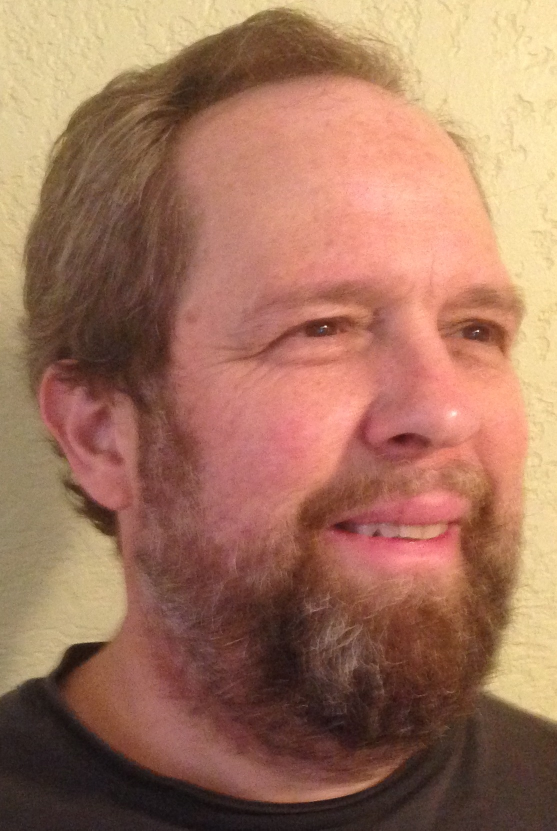
#> input picture AppliedMachineLearning/Labs/Faces/Steve.jpg, 1113 x 1661 px, found by its file name (shown at 1/2 size)
$ jupyter execute --allow-errors ImageAnalysis.ipynb   (shell and % lines are left out)   (older library calls are emulated)
#> lines starting #> are read from the running program, lines starting #| are printed output that depends on the picture
# Applications of Data Science
# Lab 4
# Analysis of Images

## Overview

Images are a widely used unstructured data type, and analysis and preparation of images is a common data science task. In this notebook, you will explore the basics of image processing with Python tools.

## What you will need
To complete this lab, you will need the following:
- A web browser and Internet connection
- An Azure ML workspace
- The lab files for this lab

****
**Note** To set up the required environment for the lab, follow the instructions in the Setup document.
****

## Explore an image

In this exercise, you will explore the properties of a gray scale image. As a first step read the image by executing the code in the cell below. This code will cache the images as files in your working directory. **You must have read and write permisison to your working directory.**

[cell 1]
from PIL import Image
import requests
import numpy as np
from io import BytesIO

url = "https://github.com/MicrosoftLearning/Applied-Machine-Learning/raw/master/Labs/Faces/Steve.jpg"

response = requests.get(url)
steve = np.array(Image.open(BytesIO(response.content)))
#> steve is the input picture: shape (1661, 1113, 3); mean R, G, B 162.5, 116.6, 94.1

You can determine the type of the image object by executing the code in the cell below.

[cell 2]
type(steve)

Note that the image is an ordinary Numpy array.

You can determine the type of the data in this array by executing the code in the cell below.

[cell 3]
steve.dtype

It is now clear that the image is a Numpy array of unsigned 8 bit integers.

You can determine the shape of the image array by executing the code in the cell below.

[cell 4]
steve.shape

The image is a Numpy arrary of unsigned 8 bit integers of dimension 1661x1113.

You can plot an Numpy array image using the **imshow** function from the matplotlib package. Execute the code in the cell below to create a pseudocolor plot of the image in the Numpy array.

****
**Note:** when plotting inline with matplotlib in a Jupyter notebook, you need to run the 'magic' command shown in the first line of the cell below.
****

[cell 5]
def plot_im(im):
    import matplotlib.pyplot as plt
    import numpy as np
    fig = plt.figure(figsize=(8, 6))
    fig.clf()
    ax = fig.gca()
    ax.imshow(im)
    return 'Done'
plot_im(steve)
#> Out = 'Done'

## Histograms and equalization

It is often the case that a raw image does not have the favorable statistical properties required for further analysis. For example, poor contrast in the image can make it difficult to detect features. Histogram equalization is a widely used method for improving the properties of an image.

One tool for examining the statistical properties of an image is a histogram.  Ideally, the histogram of the image should be close to a uniform distribution. The code in the cell below computes and displays the histogram of the image. Note that the Numpy **flatten** method is applied to the array. This method removes the dimension attribute, creating a one dimensional array. Execute the code in this cell to display the histogram.

[cell 6]
def hist_im(im, bins = 256):
    """ Display histogram of flattened image"""
    import matplotlib.pyplot as plt
    import numpy as np
    fig = plt.figure(figsize=(8, 6))
    fig.clf()
    ax = fig.gca()
    ax.hist(np.array(im).flatten(), bins = bins)
    return 'Done'
hist_im(steve)
#> Out = 'Done'

Examine this histogram noticing, that with a number of sharp peaks, it is not terribly uniform.

Another tool for visualizing the statistics of an image is the cumulative distribution function plot. Execute the code in the cell below to compute and display the CDF plot of the gray-scale image.

[cell 7]
def cdf_im(im, bins = 256):
    """Display cumulative distirbution of flattened image"""
#> called with bins = 256
    import matplotlib.pyplot as plt
    import numpy as np

    y, x = np.histogram(np.array(im).flatten(), bins = bins)
#> y = 256 values, max 38517 at index 255, min 0 at index 1, mean 21664.4; x = 257 values from 0 to 255
    y = y.cumsum()
#> y = 256 values from 1 to 5546079

    fig = plt.figure(figsize=(8, 6))
    fig.clf()
    ax = fig.gca()
    ax.plot(x[:256], y)
    return 'Done'
cdf_im(steve)
#> Out = 'Done'
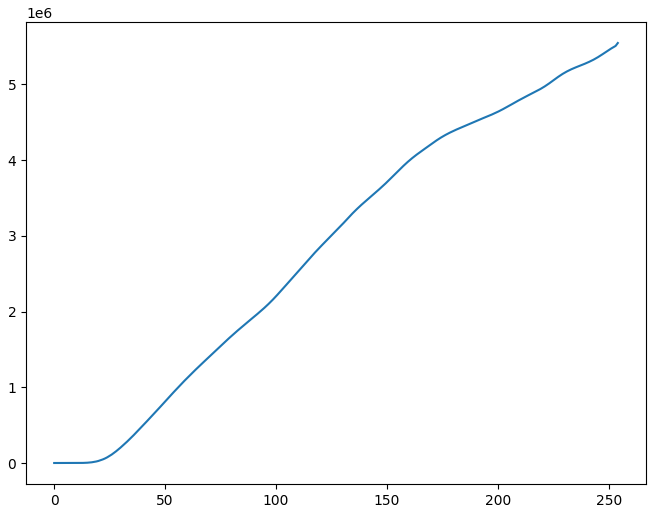
#> figure drawn by matplotlib, 1 panel; curve peaks at x = 254, y = 5546079

The CDF of an image with uniformly distributed pixel value is a straight line. Examine the above chart and notice that this CDF is curved, particularly at the ends.

Histogram equalization is often used to improve the statistics of images. In simple terms, the histogram equalization algorithm attempts to adjust the pixel values in the image to create a more uniform distribution. The code in the cell below uses a simple linear interpolation method on the image histogram to equalize the image. Execute the code in the cell to equalize the image.

[cell 8]
def image_equalize(im, num_bins = 256):
    """Function to equalize the image"""
#> called with num_bins = 256
    import numpy as np
    ## Compute the histogram of flattened image
    imhist, bins = np.histogram(im.flatten(), num_bins, normed=True)
#> imhist = 256 values, max 0.00697 at index 255, min 0 at index 1, mean 0.00392; bins = 257 values from 0 to 255

    cdf = imhist.cumsum() #cumulative distribution function
#> cdf = 256 values from 1.81e-07 to 1
    cdf = 255 * cdf / cdf[-1]  # normalize
#> cdf = 256 values from 4.6e-05 to 255

    ## Interpolate to equalize the image
    out = np.interp(im.flatten(), bins[:-1], cdf)
    return out.reshape(im.shape)
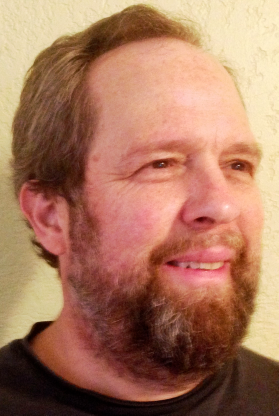
#> returned value: shape (1661, 1113, 3) float64 (shown at 1/4 size); mean of channels 0, 1, 2 169.8, 120.3, 95.7; drawn as R, G, B

steve_eq = image_equalize(steve)

Now, examine the histogram of the equalized image by executing the code in the cell below.

****
**Note:** The histogram will appear to have spikes, where are the result of the binning, and not a problem with the equalization.
****

[cell 9]
hist_im(steve_eq)
#> Out = 'Done'
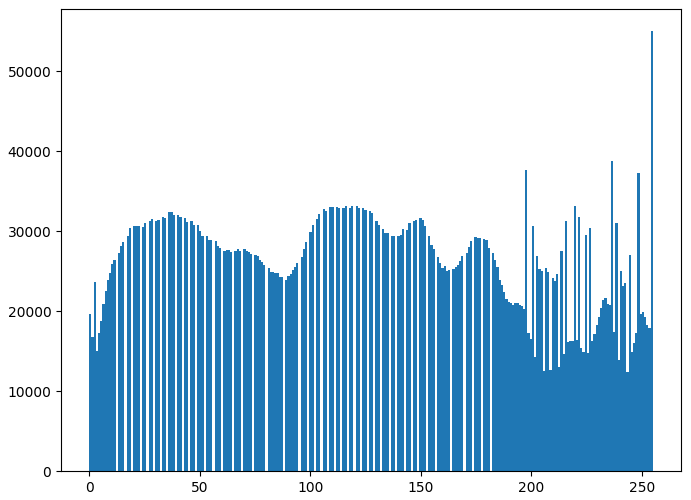
#> figure drawn by matplotlib, 1 panel; tallest bar 55022 high, from x = 254 to 255

Compare the histogram above to the first histogram of this image. Notice that the histogram of the equalized image is more uniform in appearance.

Next, compute and display the CDF of the equalized image by executing the code in the cell below.

[cell 10]
cdf_im(steve_eq)
#> Out = 'Done'

Examine the CDF. Notice that it is a bit straighter than before. Both the histogram and CDF indicate that the statistics of the image have improved.

Finally, compare the unequalized image to the equalized image. The code in the cell below plots two Numpy array images, side by side. Execute this code and examine the differences in the images.

[cell 11]
def plot_im2(im1, im2):
    import matplotlib.pyplot as plt
    import numpy as np
    fig, ax = plt.subplots(1, 2, figsize = (6,12))
    ax[0].imshow(im1)
    ax[1].imshow(im2)
    return 'Done'
plot_im2(steve, steve_eq)
#> Out = 'Done'
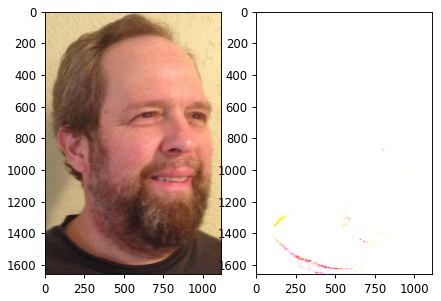
#> figure drawn by matplotlib, 2 panels

The original image is on the left and the equalized image is on the right.

## Image Manipulation

Now that you have examined some properties of images, you will now perform some basic image manipulation.

Resizing is a common form of image manipulation. Images are often resampled to a smaller size to reduce the amount of data which must be processed. The **scipy.misc.imresize** method provides a convenient way to resize an image. Execute the code in the cell below and examine the result.

[cell 12]
def resize(im, size = (64, 64)):
#> called with size = (64, 64)
    import scipy.misc as mc
    return mc.imresize(im, size)
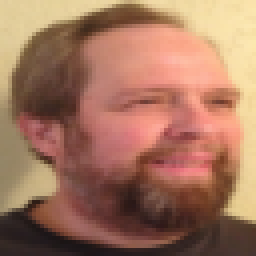
#> returned value: shape (64, 64, 3) (shown 4 times larger); mean of channels 0, 1, 2 162.5, 116.6, 94.1; drawn as R, G, B
plot_im2(steve, resize(steve))
#> Out = 'Done'

The reduced size image on the right is quite a bit more granular and coarser than the one on the left. Still, there is strong resemblance which is good, considering the number of pixels has been reduced by a factor of over 500.

Next you will rotate the image by 45 degrees. Rotation is performed by pixel interpolation. The code in the cell below uses the **scipy.ndimage.interpolation.rotate** method. Execute this code and examine the result.

[cell 13]
def rotate(im, angle = 45):
#> called with angle = 45
    from scipy.ndimage import interpolation
    return interpolation.rotate(im, angle)
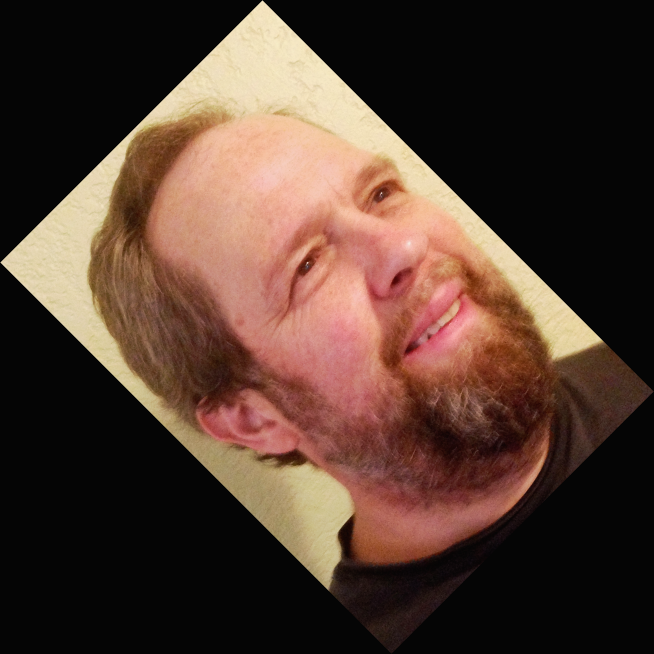
#> returned value: shape (1962, 1962, 3) float64 (shown at 1/3 size); mean of channels 0, 1, 2 81.4, 57.7, 45.9; drawn with min black and max white
plot_im2(steve_eq, rotate(steve_eq))
#> Out = 'Done'
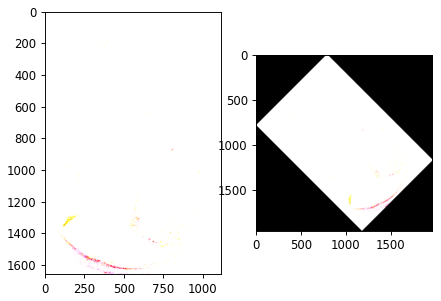
#> figure drawn by matplotlib, 2 panels

The rotated image on the right is a duplicate of the image on the left. Notice that the area around the rotated image has been backfilled with zero values.

## Working with a list of images

Typically multiple images are analyzed as a group. This group of images can be stored as a list object in Python.

Execute the code in the cell below to create a list of images.

[cell 14]
from PIL import Image
import requests
import numpy as np
from io import BytesIO

baseUrl = "https://github.com/MicrosoftLearning/Applied-Machine-Learning/raw/master/Labs/CarrotImages/Carrot"

image_list = []
#> (the rest of this cell did not finish here and is left out)

Now that you have loaded the list, check the number of images in the list by executing the code in the cell below.

[cell 15]
len(image_list)

The list contains 9 images.

Now, check the dimensions of the numpy image array. Execute the code in the cell below to display the dimensions of the first image in the list.

#> (a cell that did not finish here is left out)

The Numpy image array has three dimensions. These are color images, with red, green and blue layers, each stored as 2x2 arrays.

The code in the function below integrates over the images in the list and displays each one into an array of axes. Execute this code to view the images of carrots.

[cell 17]
def plot_carrot(im_list):
    import matplotlib.pyplot as plt
    fig, ax = plt.subplots(3, 3, figsize = (12,12))
    j = -1
    for i, image in enumerate(im_list):
        k = i % 3
        if k == 0: j += 1
        ax[j,k].imshow(image)
    return 'Done'
plot_carrot(image_list)

You can see the 9 images of carrots which have different shapes, several colors and different orientations.

The code in the cell below loops over the list of images and plots each histogram into an array of axes. Execute the code to display the image histograms.

[cell 18]
def hist_carrot(im_list, bins = 256):
    """ Display histogram of flattened image"""
#> called with bins = 256
    import matplotlib.pyplot as plt
    import numpy as np
    fig, ax = plt.subplots(3, 3, figsize = (12,12))
    j = -1
    for i, image in enumerate(im_list):
        k = i % 3
        if k == 0: j += 1
        ax[j,k].hist(np.array(image).flatten(), bins = bins)
    return 'Done'
hist_carrot(image_list)

Examine the histograms of the images. Notice that each image has a long left tail, arrising from the background.

## Image Filtering

You have loaded some images, explored their properties, and performed some basic processing. Next, you will pre-whiten the carrot images by adding Gaussian noise. The process is essentially the same as before.

The code in the cell below iterates over the images in the list and adds Gaussian noise to each image in turn.  Execute this code.

[cell 19]
def pre_white(im_list, mean = 0, sd = 20):
    """Adds Gausian noise to the image"""
#> called with mean = 0, sd = 20
    from numpy.random import normal
    import numpy as np
    out = []
    for image in im_list:
        shape = image.shape
        ng = normal(loc = mean, scale = sd, size = shape[0] * shape[1] * shape[2])
        ng.shape = shape
        ng = np.add(ng, image)
        ng[np.where( ng < 0 )] = 0
        ng *= 255.0 / np.amax(ng)  # normalize
        ng = ng.astype(np.uint8)
        out.append(ng)
    return out
carrot_filter = pre_white(image_list)

Next, you will apply a Gaussian filter to the images. The code in the cell below iterates over the list of images and applies the filter to each image. Execute this code.

[cell 20]
def gauss_filter(im_list, sigma = 20):
#> called with sigma = 20
    from scipy.ndimage.filters import gaussian_filter as gf
    out = []
    for image in im_list:
        out.append(gf(image, sigma = sigma))
    return out
carrot_filter = gauss_filter(carrot_filter)

Display the pre-whitened histograms and images by executing the code in the cell below.

[cell 21]
hist_carrot(carrot_filter)
plot_carrot(carrot_filter)

Compare these histograms and images to the original histograms and images, and notice the following:

- The histograms of the pre-whitened images have a more jagged appearance .
- The pre-whitened images are blurred or softer and have lost considerable color contrast when compared to the original images.

## Feature Extraction

You have explored, manipulated and filtered images. Now, you will extract features from the processed images. Feature extraction is an indispensable step in preparing image data for machine learning.

As a first step in extracting features, you will apply the Sobel edge detection algorithm. The Sovel edge detection algorithm finds regions of the image with large gradient values in multiple directions. Regions with high omnidirectional gradient are likely to be edges or transitions in the pixel values.

The code in the cell below applies the Sobel algorithm to a list of images, using these steps:

- The gradient in the x and y (horizontal and vertical) directions are computed.
- The magnitude of the gradient is computed.
- The gradient values are normalized.

Execute the code in the cell below to extract the edges.

[cell 22]
def edge_sobel(im_list):
    from scipy import ndimage
    import numpy as np
    out = []
    for image in im_list:
        dx = ndimage.sobel(image, 1)  # horizontal derivative
        dy = ndimage.sobel(image, 0)  # vertical derivative
        mag = np.hypot(dx, dy)  # magnitude
        mag *= 255.0 / np.amax(mag)  # normalize (Q&D)
        mag = mag.astype(np.uint8)
        out.append(mag)
    return out

carrot_filter = edge_sobel(carrot_filter)#

Execute the code in the cell below to plot the edges computed with the Sobel algorithms.

[cell 23]
plot_carrot(carrot_filter)

Examine these images. Notice that the carrots now appear in a skeletal form. You can clearly see the edges of the carrots, along with the numerous cross marks on each carrot. These are the regions of the carrot image with high gradient in the pixel values.

Execute the code in the cell below to plot the histograms of the gradients of the images.

[cell 24]
hist_carrot(carrot_filter)

The pixel values in each histogram are in three groups:

- The majority of the pixels have values at or near zero. These values represent regions of the image with little or no gradient.
- There is a group of pixels with values between 150 and 180, which likely represent the noise seen in the images of the gradient.
- The highest pixel values, above 220, are the edges of the image.

****
#### Apply the Sobel Edge Detection Algorithm

You may well wonder what difference these preparation steps make. To see this difference, you will now apply the Sobel edge detection algorithm to the original carrot images. Compare the results to answer these questions:

- When compared to the edges computed from the prepared images, are the edges of the carrots from the raw images more or less distinct?
- When compared to the edges computed from the prepared images, are the edges of the carrots from the raw images more or less noisy?

To panswer these questions, add code to the cell below:

- Start with the original list of carrot images in the **image_list** object.
- Apply the **edge_sobel** function to the **image_list** object. Be sure to assign the result to **sobel_raw**, to ensure you do not overwrite other results in this notebook.
- Visualize the result with the **plot_carrot** function.
- Create histograms of the images with the **hist_carrot** function.

****

[cell 25]
sobel_raw = edge_sobel(image_list)
plot_carrot(sobel_raw)
hist_carrot(sobel_raw)

## Segmentation

Image segmentation is a process of segregating certain regions or segments. Thresholding of pixel values on the image is a simple segmentation algorithm.

The code in the cell below thresholds the pixel values in each image in a list. All pixel values below the threshold are set to zero. Execute the code to threshold the image at a pixel value of 200.

[cell 26]
def threshold(im_list, thresh = 200):
#> called with thresh = 200
    import numpy as np
    out = []
    for image in im_list:
        image[np.where( image < thresh )] = 0
        out.append(image)
    return out
carrot_filter = threshold(carrot_filter)

Execute the code in the cell below to view the resulting thresholded images.

[cell 27]
plot_carrot(carrot_filter)

Examine these results, noticing the edges of the carrots remain and are more distinctive than before thresholding. There are shadows in the image which have also been enhanced, however.

## Corner Detection

Another example of a feature extraction algorithm is corner detection. In simple terms, the Harris corner detection algorithm locates regions of the image with large changes in pixel values in all directions. These regions are said to be corners. The Harris corner detector is paired with the **corner_peaks** method. This operator filters the output of the Harris algorithm, over a patch of the image defined by the span of the filters, for the most likely corners.

As a simple example of corner detection you will start with a simple square shape. Execute the code in the cell below to create and display a matrix containing a square.

[cell 28]
import numpy as np
square = np.zeros([10, 10])
square[2:8, 2:8] = 1
plot_im(square)
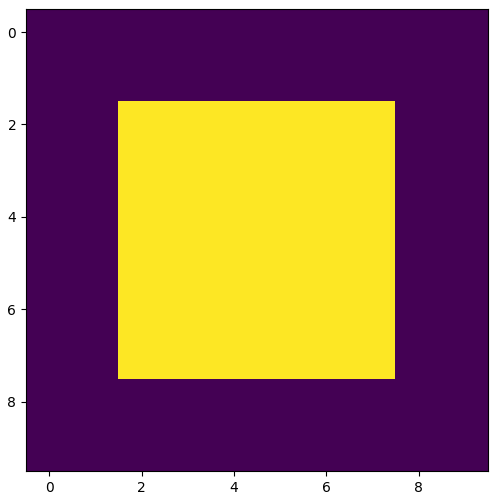
#> figure drawn by matplotlib, 1 panel

The code in the cell below, applies the Harris corner detector and the **corner_peaks** algorithm to the square. Execute this code to view the result.

[cell 29]
from skimage.feature import corner_harris, corner_peaks
crn = corner_peaks(corner_harris(square), min_distance=1)
crn

The corner detector has located four corners. You can see the list of the coordinates above.

The code in the cell below plots the corners on top of the image. Execute this code to display the image with the corners.

[cell 30]
def plot_harris(im, harris, markersize = 20, color = 'red'):
    import matplotlib.pyplot as plt
    import numpy as np
    fig = plt.figure(figsize=(8, 6))
    fig.clf()
    ax = fig.gca()
    ax.imshow(np.array(im).astype(float))
    ax.plot(harris[:, 1], harris[:, 0], 'r+', color = color, markersize=markersize)
    return 'Done'
plot_harris(square, crn, color = 'black')

Notice, that four corners of the square have been correctly detected.

## Image Morphology

Morphology methods are often used to enhance image features. Using these methods, a set of features can be cleaned and made more consistent.

### Erosion

The first morphology method you will apply is erosion. Erosion is a fundamental operation and forms the basis of some other morphology operators. An erosion operator removes or erodes pixels at the edge of objects, by setting the values to zero.

The code in the cell blow creates a simple image containing a rectangle. Execute this code to create the image.

[cell 31]
import numpy as np
from skimage import morphology
import matplotlib.pyplot as plt
a = np.zeros((7,7), dtype=np.int)
a[1:6, 2:5] = 1
a

Execute the code in the cell below to visualize the image.

[cell 32]
plt.imshow(a)
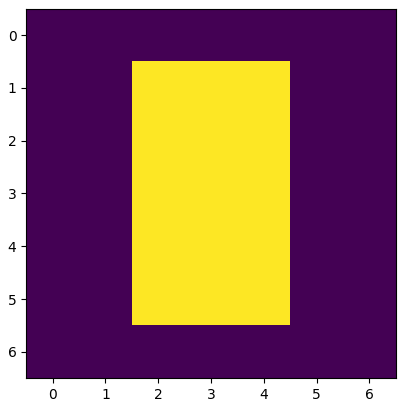
#> figure drawn by matplotlib, 1 panel

The code in the cell below erodes the image using a square shaped 2x2 operator. Execute this code to apply the erosion operator and display the result.

[cell 33]
a_erosion = morphology.binary_erosion(a, np.ones((2,2))).astype(np.uint8)
print(a_erosion)
plt.imshow(a_erosion)
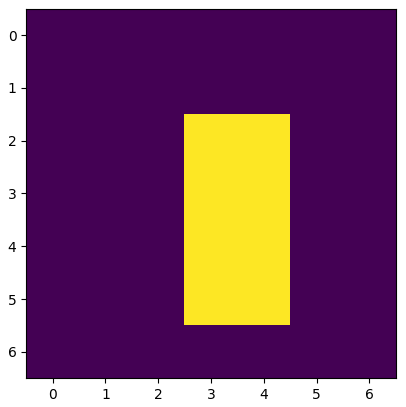
#> figure drawn by matplotlib, 1 panel
#> (the rest of the program and of its run is left out)
